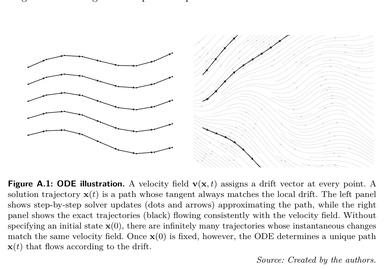
#> input picture assets/figures/day01/ode_vectorfield.png, 384 x 269 px, shrunk from 1206 x 844 before the run
$ python setup_lesson_heroes.py
#> lines starting #> are read from the running program, lines starting #| are printed output that depends on the picture
#!/usr/bin/env python3
"""Build per-day lesson hero images in assets/img/lessons/dayNN.png.

Each hero is a single, concept-illustrating visual hand-picked from the
extracted figures, cropped tightly to the diagram itself (title bands, captions,
margins, and logos removed). The lecture post front matter already points at
``/assets/img/lessons/dayNN.png`` (set by generate_lectures.py), so this script
only needs to produce good-looking cropped PNGs.
"""
from __future__ import annotations

from pathlib import Path

from PIL import Image, ImageChops

ROOT = Path(__file__).resolve().parents[1]
FIGURES = ROOT / "assets" / "figures"
HEROES = ROOT / "assets" / "img" / "lessons"

# day -> (source figure relative to assets/figures, (left, top, right, bottom) crop
# as fractions of width/height applied BEFORE a final whitespace trim).
HERO_SOURCES: dict[int, tuple[str, tuple[float, float, float, float]]] = {
    1:  ("day01/ode_vectorfield.png",      (0.03, 0.06, 0.99, 0.62)),  # ODE velocity field + trajectories
    2:  ("day02/mml_svm_margin.png",       (0.29, 0.00, 1.00, 1.00)),  # SVM margin / hyperplane
    3:  ("day03/dnn_compgraph.png",        (0.00, 0.13, 0.92, 0.86)),  # neural net as a computational graph
    4:  ("day04/cnn_convop.png",           (0.00, 0.14, 0.83, 0.66)),  # the convolution operation
    5:  ("day05/attn_alignment.png",       (0.13, 0.11, 0.88, 0.80)),  # attention alignment matrix
    6:  ("day06/pdm_ddpm_overview.png",    (0.08, 0.05, 0.94, 0.46)),  # DDPM forward/reverse chain
    7:  ("day07/pdm_score_field.png",      (0.02, 0.00, 0.99, 0.86)),  # score vector field
    8:  ("day08/pdm_cfg.png",              (0.00, 0.02, 1.00, 0.72)),  # classifier-free guidance
    9:  ("day09/llmks_attention_dict.png", (0.03, 0.15, 0.98, 0.72)),  # attention as a soft dictionary lookup
    10: ("day10/llmks_topk_topp.png",      (0.33, 0.655, 0.58, 0.98)),  # top-k / top-p sampling: probability bars
}


def trim_whitespace(img: Image.Image, pad: int = 12, tol: int = 8) -> Image.Image:
    """Crop near-white borders, leaving a small uniform padding."""
    rgb = img.convert("RGB")
    bg = Image.new("RGB", rgb.size, (255, 255, 255))
    diff = ImageChops.difference(rgb, bg)
    # Amplify so faint anti-aliased pixels still register, then threshold via tol.
    diff = ImageChops.add(diff, diff, 2.0, -tol)
    bbox = diff.getbbox()
    if not bbox:
        return img
    l, t, r, b = bbox
    l = max(0, l - pad)
    t = max(0, t - pad)
    r = min(img.width, r + pad)
    b = min(img.height, b + pad)
    return img.crop((l, t, r, b))


def frac_crop(img: Image.Image, box: tuple[float, float, float, float]) -> Image.Image:
    w, h = img.size
    l, t, r, b = box
    return img.crop((int(l * w), int(t * h), int(r * w), int(b * h)))


def pad_to_aspect(img: Image.Image, ratio: float = 16 / 9,
                  margin: float = 0.06, bg=(255, 255, 255)) -> Image.Image:
    """Letterbox to a target aspect ratio so 16:9 cards show the whole visual.

    A small uniform margin is added first so the diagram never touches the card edge.
    """
    w, h = img.size
    m = int(round(min(w, h) * margin))
    w, h = w + 2 * m, h + 2 * m
    if w / h < ratio:           # too tall -> add width
        new_w, new_h = int(round(h * ratio)), h
    else:                       # too wide -> add height
        new_w, new_h = w, int(round(w / ratio))
    canvas = Image.new("RGB", (new_w, new_h), bg)
    canvas.paste(img, ((new_w - img.width) // 2, (new_h - img.height) // 2))
    return canvas


def main() -> None:
    HEROES.mkdir(parents=True, exist_ok=True)
    for day in range(1, 11):
        rel, box = HERO_SOURCES[day]
        src = FIGURES / rel
        if not src.exists():
            print(f"day{day:02d}: MISSING source {src}")
            continue
        img = Image.open(src)
#> img is the input picture: PIL image 384x269 RGB; mean R, G, B 244.6, 244.7, 244.6
        if img.mode in ("RGBA", "P", "LA"):
            bg = Image.new("RGB", img.size, (255, 255, 255))
            bg.paste(img.convert("RGBA"), mask=img.convert("RGBA").split()[-1])
            img = bg
        else:
            img = img.convert("RGB")
        img = frac_crop(img, box)
#> in frac_crop, `return img.crop((int(l * w), int(t * h), int(r * w), int(b * h)))`:
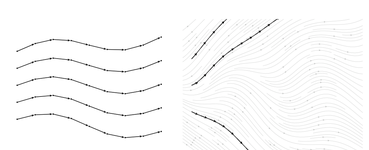
#> returned value: PIL image 369x150 RGB; mean R, G, B 249.9, 249.9, 249.9
        img = trim_whitespace(img)
#> in trim_whitespace, `bg = Image.new("RGB", rgb.size, (255, 255, 255))`: bg: PIL image 369x150 RGB; every value is 255
#> in trim_whitespace, `diff = ImageChops.difference(rgb, bg)`:
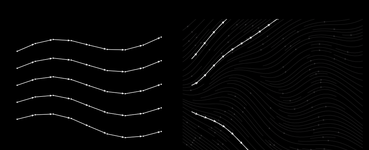
#> diff: PIL image 369x150 RGB; mean R, G, B 5.1, 5.1, 5.1
#> in trim_whitespace, `bbox = diff.getbbox()`: bbox = (16, 18, 363, 150)
#> in trim_whitespace, `l, t, r, b = bbox`: l = 16; t = 18; r = 363; b = 150
#> in trim_whitespace, `l = max(0, l - pad)`: l = 4
#> in trim_whitespace, `t = max(0, t - pad)`: t = 6
#> in trim_whitespace, `r = min(img.width, r + pad)`: r = 369
#> in trim_whitespace, `return img.crop((l, t, r, b))`:
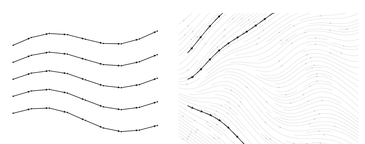
#> returned value: PIL image 365x144 RGB; mean R, G, B 249.6, 249.7, 249.6
        img = pad_to_aspect(img, 16 / 9)
#> in pad_to_aspect, `canvas = Image.new("RGB", (new_w, new_h), bg)`: canvas: PIL image 383x215 RGB; every value is 255
#> in pad_to_aspect, `canvas.paste(img, ((new_w - img.width) // 2, (new_h - img.height) // 2))`:
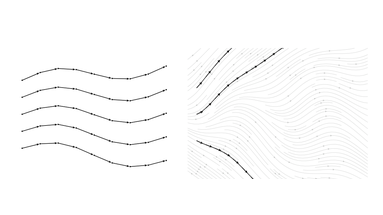
#> canvas: PIL image 383x215 RGB; mean R, G, B 251.6, 251.6, 251.6
        dest = HEROES / f"day{day:02d}.png"
        img.save(dest)
        print(f"day{day:02d}: {rel} {img.size} -> {dest.name}")
#| day01: day01/ode_vectorfield.png (383, 215) -> day01.png
#> pass 2 of the loop in main, `for day in range(1, 11):`:
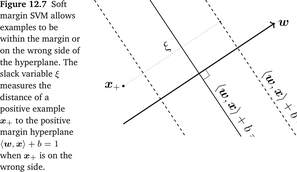
#> input picture assets/figures/day02/mml_svm_margin.png, 297 x 172 px, shrunk from 933 x 541 before the run
#> in main, img is the input picture: PIL image 297x172 RGB; min 0, max 255, mean 243.3
#> bg: PIL image 211x172 RGB; every value is 255
#> in trim_whitespace (call 2), `diff = ImageChops.difference(rgb, bg)`:
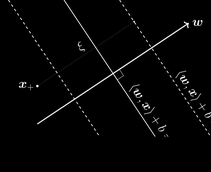
#> diff: PIL image 211x172 RGB; min 0, max 255, mean 5.2
#> bbox = (8, 0, 211, 137)
#> in trim_whitespace (call 2), `l, t, r, b = bbox`: l = 8; t = 0; r = 211; b = 137
#> in trim_whitespace (call 2), `l = max(0, l - pad)`: l = 0
#> in trim_whitespace (call 2), `b = min(img.height, b + pad)`: b = 149
#> in pad_to_aspect (call 2), `canvas.paste(img, ((new_w - img.width) // 2, (new_h - img.height) // 2))`:
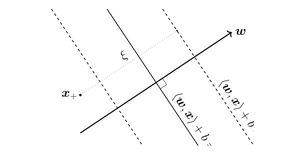
#> canvas: PIL image 297x167 RGB; min 0, max 255, mean 251.2
#| day02: day02/mml_svm_margin.png (297, 167) -> day02.png


if __name__ == "__main__":
    main()
